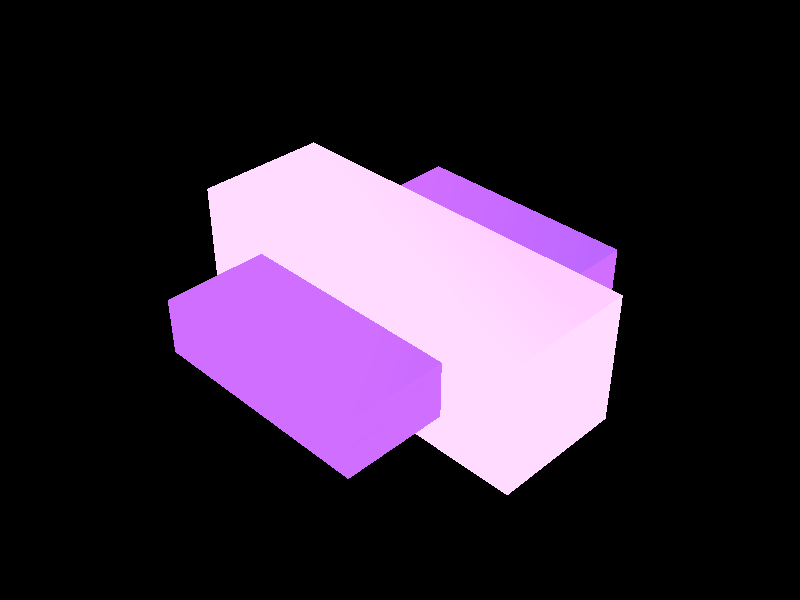

The Python source for this figure:
#!/usr/bin/env python

# Import OBJ with mixed ordering and render.

import os

import vtkmodules.vtkInteractionStyle  # noqa: F401
import vtkmodules.vtkRenderingFreeType  # noqa: F401
import vtkmodules.vtkRenderingOpenGL2  # noqa: F401

from vtkmodules.vtkIOImport import vtkOBJImporter
from vtkmodules.vtkRenderingCore import (
    vtkRenderWindow,
    vtkRenderWindowInteractor,
    vtkRenderer,
)

# Source
data_dir = os.environ.get("VPE_DATA_DIR", os.path.dirname(os.path.abspath(__file__)))
input_dir = os.path.join(data_dir, "Input")

# Import OBJ
obj_importer = vtkOBJImporter()
obj_importer.SetFileName(os.path.join(input_dir, "boxes_2.obj"))
obj_importer.SetFileNameMTL(os.path.join(input_dir, "boxes_2.obj.mtl"))
obj_importer.SetTexturePath(input_dir)

# Renderer
renderer = vtkRenderer()

# Render window
render_window = vtkRenderWindow()
render_window.AddRenderer(renderer)
render_window.SetWindowName("obj import mixed order")
render_window.SetMultiSamples(0)
render_window.SetSize(800, 600)

# Interactor
interactor = vtkRenderWindowInteractor()
interactor.SetRenderWindow(render_window)

obj_importer.SetRenderWindow(render_window)
obj_importer.Update()

# Scene
renderer.ResetCamera()
renderer.GetActiveCamera().SetPosition(10, 10, -10)
renderer.ResetCamera()

interactor.Initialize()
interactor.Start()
